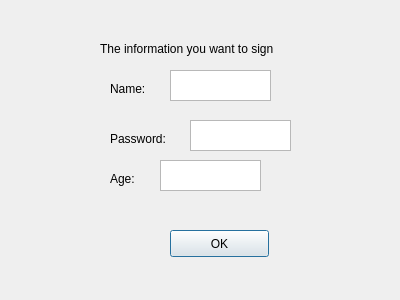
<?xml version="1.0" encoding="UTF-8"?>
<ui version="4.0">
 <class>Sign_Dialog</class>
 <widget class="QDialog" name="Sign_Dialog">
  <property name="geometry">
   <rect>
    <x>0</x>
    <y>0</y>
    <width>400</width>
    <height>300</height>
   </rect>
  </property>
  <property name="windowTitle">
   <string>Dialog</string>
  </property>
  <widget class="QLabel" name="password">
   <property name="geometry">
    <rect>
     <x>110</x>
     <y>130</y>
     <width>67</width>
     <height>17</height>
    </rect>
   </property>
   <property name="text">
    <string>Password:</string>
   </property>
  </widget>
  <widget class="QLabel" name="title">
   <property name="geometry">
    <rect>
     <x>100</x>
     <y>40</y>
     <width>231</width>
     <height>17</height>
    </rect>
   </property>
   <property name="text">
    <string>The information you want to sign</string>
   </property>
  </widget>
  <widget class="QPlainTextEdit" name="name_content">
   <property name="geometry">
    <rect>
     <x>170</x>
     <y>70</y>
     <width>101</width>
     <height>31</height>
    </rect>
   </property>
  </widget>
  <widget class="QPlainTextEdit" name="password_content">
   <property name="geometry">
    <rect>
     <x>190</x>
     <y>120</y>
     <width>101</width>
     <height>31</height>
    </rect>
   </property>
  </widget>
  <widget class="QPushButton" name="ok">
   <property name="geometry">
    <rect>
     <x>170</x>
     <y>230</y>
     <width>99</width>
     <height>27</height>
    </rect>
   </property>
   <property name="text">
    <string>OK</string>
   </property>
  </widget>
  <widget class="QPlainTextEdit" name="age_content">
   <property name="geometry">
    <rect>
     <x>160</x>
     <y>160</y>
     <width>101</width>
     <height>31</height>
    </rect>
   </property>
  </widget>
  <widget class="QLabel" name="name">
   <property name="geometry">
    <rect>
     <x>110</x>
     <y>80</y>
     <width>67</width>
     <height>17</height>
    </rect>
   </property>
   <property name="text">
    <string>Name:</string>
   </property>
  </widget>
  <widget class="QLabel" name="age">
   <property name="geometry">
    <rect>
     <x>110</x>
     <y>170</y>
     <width>67</width>
     <height>17</height>
    </rect>
   </property>
   <property name="text">
    <string>Age:</string>
   </property>
  </widget>
 </widget>
 <resources/>
 <connections/>
</ui>
